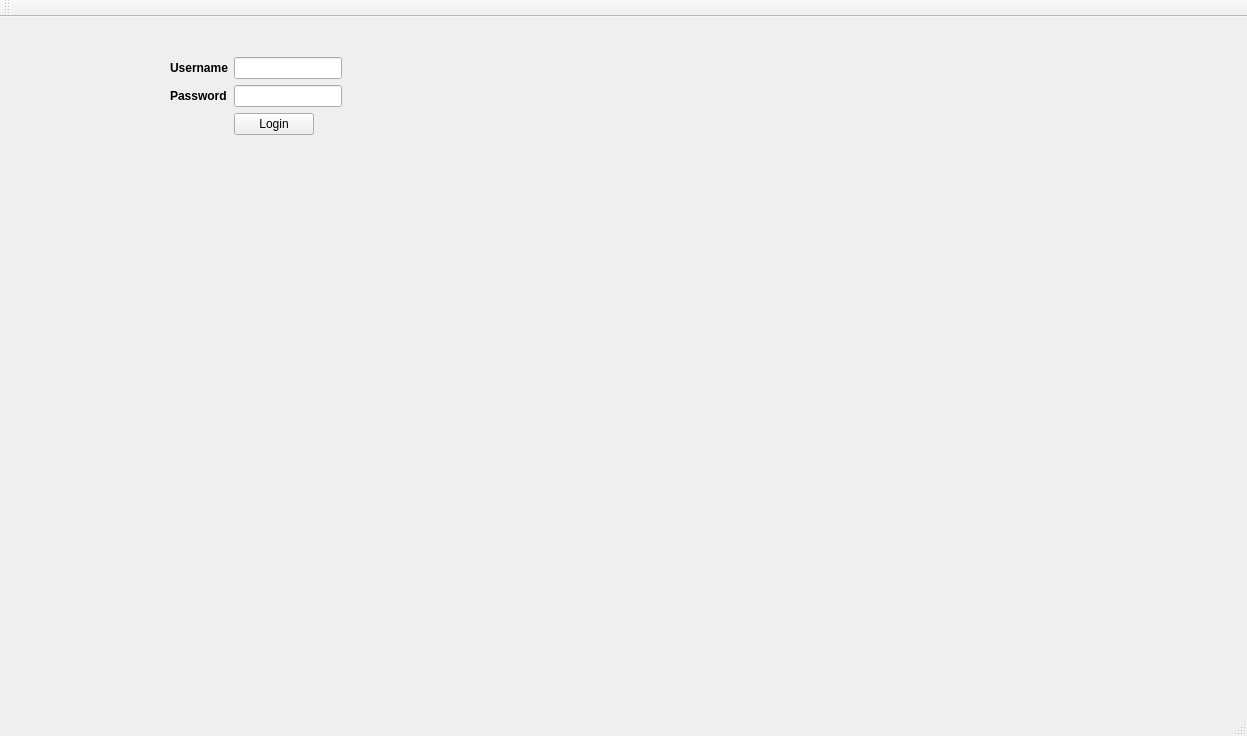
<?xml version="1.0" encoding="UTF-8"?>
<ui version="4.0">
 <class>MainWindow</class>
 <widget class="QMainWindow" name="MainWindow">
  <property name="geometry">
   <rect>
    <x>0</x>
    <y>0</y>
    <width>1247</width>
    <height>736</height>
   </rect>
  </property>
  <property name="sizePolicy">
   <sizepolicy hsizetype="Expanding" vsizetype="Expanding">
    <horstretch>1</horstretch>
    <verstretch>1</verstretch>
   </sizepolicy>
  </property>
  <property name="minimumSize">
   <size>
    <width>200</width>
    <height>200</height>
   </size>
  </property>
  <property name="windowTitle">
   <string>MainWindow</string>
  </property>
  <widget class="QWidget" name="centralwidget">
   <widget class="QWidget" name="formLayoutWidget">
    <property name="geometry">
     <rect>
      <x>170</x>
      <y>40</y>
      <width>271</width>
      <height>221</height>
     </rect>
    </property>
    <layout class="QFormLayout" name="formLayout">
     <property name="fieldGrowthPolicy">
      <enum>QFormLayout::FieldsStayAtSizeHint</enum>
     </property>
     <item row="0" column="0">
      <widget class="QLabel" name="usernameLabel">
       <property name="text">
        <string>&lt;html&gt;&lt;head/&gt;&lt;body&gt;&lt;p&gt;&lt;span style=&quot; font-weight:600;&quot;&gt;Username&lt;/span&gt;&lt;/p&gt;&lt;/body&gt;&lt;/html&gt;</string>
       </property>
      </widget>
     </item>
     <item row="0" column="1">
      <widget class="QLineEdit" name="usernameLineEdit"/>
     </item>
     <item row="2" column="0">
      <widget class="QLabel" name="passwordLabel">
       <property name="text">
        <string>&lt;html&gt;&lt;head/&gt;&lt;body&gt;&lt;p&gt;&lt;span style=&quot; font-weight:600;&quot;&gt;Password&lt;/span&gt;&lt;/p&gt;&lt;/body&gt;&lt;/html&gt;</string>
       </property>
      </widget>
     </item>
     <item row="2" column="1">
      <widget class="QLineEdit" name="passwordLineEdit"/>
     </item>
     <item row="3" column="1">
      <widget class="QPushButton" name="loginButton">
       <property name="text">
        <string>Login</string>
       </property>
      </widget>
     </item>
    </layout>
   </widget>
  </widget>
  <widget class="QMenuBar" name="menubar">
   <property name="geometry">
    <rect>
     <x>0</x>
     <y>0</y>
     <width>1247</width>
     <height>22</height>
    </rect>
   </property>
   <property name="defaultUp">
    <bool>false</bool>
   </property>
  </widget>
  <widget class="QStatusBar" name="statusbar"/>
  <widget class="QToolBar" name="topToolBar">
   <property name="windowTitle">
    <string>toolBar</string>
   </property>
   <attribute name="toolBarArea">
    <enum>TopToolBarArea</enum>
   </attribute>
   <attribute name="toolBarBreak">
    <bool>false</bool>
   </attribute>
  </widget>
 </widget>
 <resources/>
 <connections/>
</ui>
